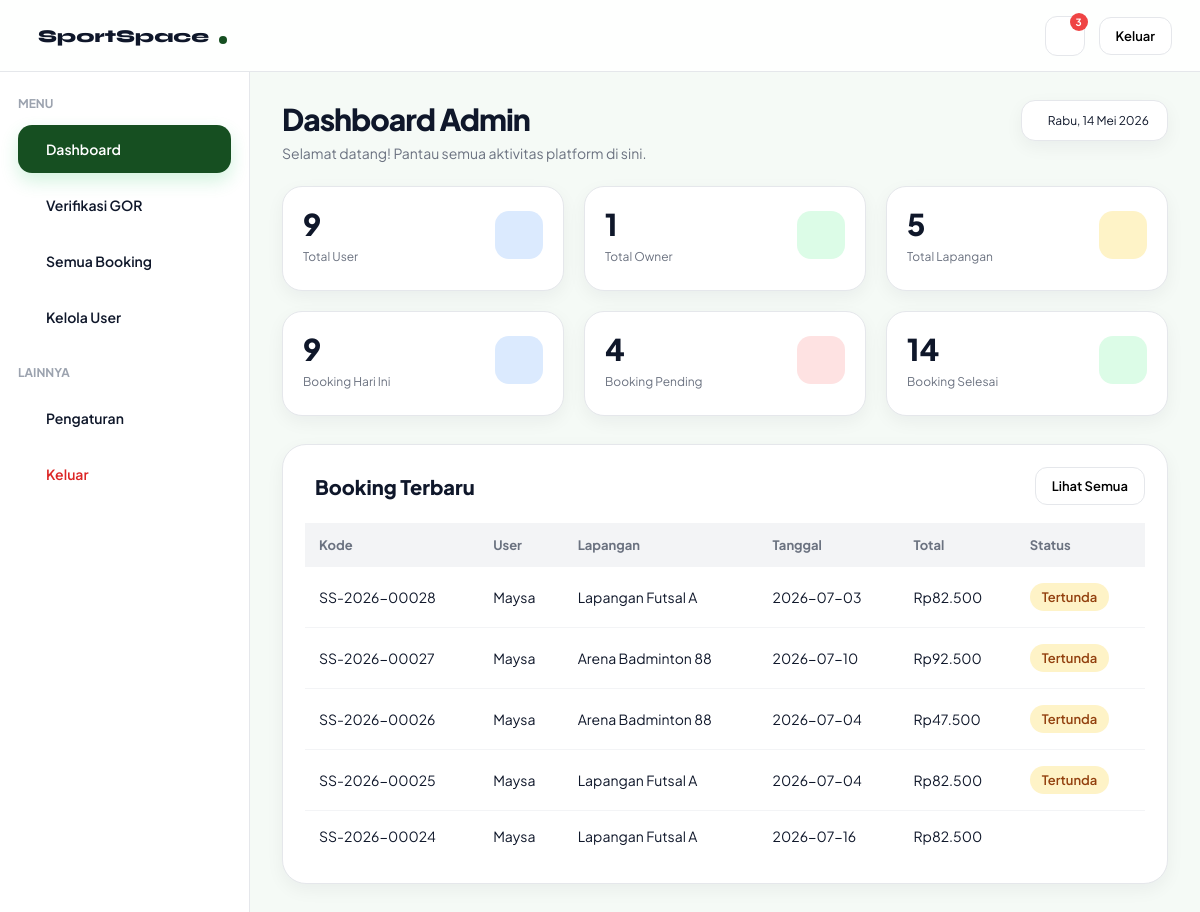
The app's page /dashboard-admin.php with its own data.
### tables this page shows
CREATE TABLE `booking` (
  `booking_id` int(11) NOT NULL,
  `user_id` int(11) NOT NULL,
  `field_id` int(11) NOT NULL,
  `tanggal` date NOT NULL,
  `jam_mulai` time NOT NULL,
  `jam_selesai` time NOT NULL,
  `status` enum('tertunda','menunggu konfirmasi','terkonfirmasi','dibatalkan','selesai') NOT NULL DEFAULT 'tertunda',
  `created_at` timestamp NOT NULL DEFAULT current_timestamp(),
  `booking_code` varchar(20) DEFAULT NULL,
  `metode_pembayaran` varchar(30) DEFAULT NULL,
  `bank` varchar(30) DEFAULT NULL,
  `total` decimal(12,2) NOT NULL
);

CREATE TABLE `users` (
  `user_id` int(11) NOT NULL,
  `nama` varchar(50) NOT NULL,
  `email` varchar(100) NOT NULL,
  `telepon` varchar(15) NOT NULL,
  `password` varchar(255) NOT NULL,
  `role` enum('user','admin','owner') NOT NULL DEFAULT 'user',
  `created_at` timestamp NOT NULL DEFAULT current_timestamp()
);

CREATE TABLE `fields` (
  `field_id` int(11) NOT NULL,
  `owner_id` int(11) DEFAULT NULL,
  `nama_lapangan` varchar(100) NOT NULL,
  `jenis` varchar(50) NOT NULL,
  `harga` decimal(10,2) NOT NULL,
  `status` enum('tersedia','penuh') NOT NULL DEFAULT 'tersedia',
  `lokasi` varchar(255) DEFAULT NULL,
  `gambar` varchar(255) DEFAULT NULL,
  `deskripsi` text DEFAULT NULL,
  `owner_name` varchar(100) DEFAULT NULL,
  `owner_phone` varchar(20) DEFAULT NULL,
  `owner_address` varchar(255) DEFAULT NULL,
  `jam_operasional` varchar(50) DEFAULT NULL,
  `kapasitas` int(11) DEFAULT NULL,
  `jenis_lantai` varchar(50) DEFAULT NULL,
  `fasilitas` text DEFAULT NULL,
  `maps_link` text DEFAULT NULL,
  `google_maps_url` text DEFAULT NULL,
  `verifikasi` enum('pending','diterima','ditolak') NOT NULL DEFAULT 'pending',
  `durasi_slot` int(11) NOT NULL DEFAULT 1,
  `hari_libur` text DEFAULT NULL,
  `aktif` enum('aktif','nonaktif') NOT NULL
);

CREATE TABLE `payment` (
  `payment_id` int(11) NOT NULL,
  `booking_id` int(11) NOT NULL,
  `metode` enum('transfer','ewallet','cash') NOT NULL,
  `total` decimal(10,2) NOT NULL,
  `status` enum('tertunda','diverifikasi','ditolak') NOT NULL DEFAULT 'tertunda',
  `tanggal_bayar` timestamp NOT NULL DEFAULT current_timestamp(),
  `bank` varchar(30) DEFAULT NULL
);

### get-admin-dashboard.php (called while the page is built, shortened)
<?php
include "config.php";
$result = mysqli_query($conn, "
SELECT COUNT(*) AS total
FROM users
");
$totalUser = mysqli_fetch_assoc($result)['total'];
$result = mysqli_query($conn, "
SELECT COUNT(*) AS total
FROM fields
");
$totalLapangan = mysqli_fetch_assoc($result)['total'];
$result = mysqli_query($conn, "
SELECT COUNT(*) AS total
FROM booking
WHERE status='tertunda'
");
$totalPending = mysqli_fetch_assoc($result)['total'];
$result = mysqli_query($conn,"
SELECT COUNT(*) AS total
FROM users
WHERE role='owner'
");
$totalOwner = mysqli_fetch_assoc($result)['total'];
$result = mysqli_query($conn,"
SELECT COUNT(*) AS total
FROM booking
WHERE tanggal = CURDATE()
");
$totalBookingHariIni = mysqli_fetch_assoc($result)['total'];
$result = mysqli_query($conn,"
SELECT COUNT(*) AS total
FROM booking
WHERE status='terkonfirmasi'
");
$totalBookingSelesai = mysqli_fetch_assoc($result)['total'];

### get-booking-terbaru.php (called while the page is built)
<?php
include "config.php";
$queryBookingTerbaru = mysqli_query(
    $conn,
    "
    SELECT
        booking.booking_code,
        users.nama,
        fields.nama_lapangan,
        booking.tanggal,
        payment.total,
        booking.status
    FROM booking
    JOIN users
    ON booking.user_id = users.user_id
    JOIN fields
    ON booking.field_id = fields.field_id
    LEFT JOIN payment
    ON booking.booking_id = payment.booking_id
    ORDER BY booking.booking_id DESC
    LIMIT 5
    "
);

### dashboard-admin.php (the view, shortened to what this page needs)
<?php
include "get-admin-dashboard.php";
include "get-booking-terbaru.php";
?>
<!DOCTYPE html>
<html lang="id">
<head>
  <link rel="stylesheet" href="admin.css">
  <link rel="stylesheet" href="https://cdn.jsdelivr.net/npm/@tabler/icons-webfont@3.31.0/dist/tabler-icons.min.css">
</head>
<body>
   <nav class="navbar">
    <a href="index.php"class="navbar-brand"> <i class="ti ti-bowling"></i>
      <span>SportSpace</span>
      <div class="dot"></div>
    </a>
    <div class="navbar-actions">
      <div class="notif-container">
        <div class="notif" onclick="toggleNotif()"> <i class="ti ti-bell"></i>
          <div class="notif-badge" id="notifBadge"> 3 </div>
        </div>
    </div>
    <a href="login.html">
      <button class="btn btn-outline btn-sm"> <i class="ti ti-logout"> </i> Keluar </button>
    </a>
  </div>
</nav>
 <div class="dashboard-layout">
   <aside class="sidebar">
    <div>
      <div class="sidebar-section"> MENU </div>
      <div class="sidebar-menu">
        <div class="sidebar-item active" onclick="showSection('dashboard', this)"> <i class="ti ti-home"></i>
          <span>Dashboard</span>
        </div>
        <div class="sidebar-item" onclick="showSection('venue', this)"> <i class="ti ti-building"></i>
          <span>Verifikasi GOR</span>
        </div>
        <div class="sidebar-item" onclick="showSection('booking', this)"> <i class="ti ti-calendar-event"></i>
          <span>Semua Booking</span>
        </div>
        <div class="sidebar-item" onclick="showSection('user', this)"> <i class="ti ti-users"></i>
          <span>Kelola User</span>
        </div>
      </div>
      <div class="sidebar-section extra"> LAINNYA </div>
      <div class="sidebar-menu">
        <div class="sidebar-item" onclick="showSection('setting', this)"> <i class="ti ti-settings"></i>
          <span>Pengaturan</span>
        </div>
        <a href="login.html" class="logout-link">
          <div class="sidebar-item logout">
            <span>Keluar</span>
          </div>
        </a>
      </div>
    </div>
  </aside>
   <main class="dashboard-content">
     <section id="section-dashboard">
      <div class="top-header">
        <div>
          <h1 class="page-title"> Dashboard Admin </h1>
          <p class="page-sub"> Selamat datang! Pantau semua aktivitas platform di sini. </p>
        </div>
        <div class="date-card"> <i class="ti ti-calendar"> </i> Rabu, 14 Mei 2026 </div>
      </div>
<div class="stats-grid">
    <div class="stat-card">
        <div class="stat-top">
            <div>
                <div class="stat-value"><?= $totalUser ?></div>
                <div class="stat-label">Total User</div>
            </div>
            <div class="stat-icon blue-bg">
            </div>
        </div>
    </div>
    <div class="stat-card">
        <div class="stat-top">
            <div>
                <div class="stat-value"><?= $totalOwner ?></div>
                <div class="stat-label">Total Owner</div>
            </div>
            <div class="stat-icon green-bg">
            </div>
        </div>
    </div>
    <div class="stat-card">
        <div class="stat-top">
            <div>
                <div class="stat-value"><?= $totalLapangan ?></div>
                <div class="stat-label">Total Lapangan</div>
            </div>
            <div class="stat-icon amber-bg">
            </div>
        </div>
    </div>
    <div class="stat-card">
        <div class="stat-top">
            <div>
                <div class="stat-value"><?= $totalBookingHariIni ?></div>
                <div class="stat-label">Booking Hari Ini</div>
            </div>
            <div class="stat-icon blue-bg">
            </div>
        </div>
    </div>
    <div class="stat-card">
        <div class="stat-top">
            <div>
                <div class="stat-value"><?= $totalPending ?></div>
                <div class="stat-label">Booking Pending</div>
            </div>
            <div class="stat-icon red-bg">
            </div>
        </div>
    </div>
    <div class="stat-card">
        <div class="stat-top">
            <div>
                <div class="stat-value"><?= $totalBookingSelesai ?></div>
                <div class="stat-label">Booking Selesai</div>
            </div>
            <div class="stat-icon green-bg">
            </div>
        </div>
    </div>
</div>
       <div class="card">
        <div class="card-header">
          <div class="card-title"> <i class="ti ti-file-invoice"> </i> Booking Terbaru </div>
          <button class="btn btn-outline btn-sm" onclick="openBookingSection()"> Lihat Semua </button>
        </div>
        <div class="table-wrapper">
          <table class="table">
            <thead>
              <tr>
                <th>Kode</th>
                <th>User</th>
                <th>Lapangan</th>
                <th>Tanggal</th>
                <th>Total</th>
                <th>Status</th>
              </tr>
            </thead>
            <tbody>
              <?php while($row = mysqli_fetch_assoc($queryBookingTerbaru)) : ?>
                <tr>
                  <td><?= $row['booking_code']; ?></td>
                  <td><?= $row['nama']; ?></td>
                  <td><?= $row['nama_lapangan']; ?></td>
                  <td><?= $row['tanggal']; ?></td>
                  <td>Rp<?= number_format($row['total'], 0, ",", ".") ?></td>
                  <td>
                    <?php
                    $status = strtolower($row['status']);
                    if($status == "terkonfirmasi"){
                      echo '<span class="status-badge success">Terkonfirmasi</span>';
                    }
                    elseif($status == "tertunda"){
                      echo '<span class="status-badge warning">Tertunda</span>';
                    }
                    elseif($status == "dibatalkan"){
                      echo '<span class="status-badge danger">Dibatalkan</span>';
                    }
                    else{
                      echo '<span class="status-badge">'.$row['status'].'</span>';
                    }
                    ?>
                  </td>
                </tr>
              <?php endwhile; ?>
            </tbody>
          </table>
        </div>
      </div>
    </section>
      </main>
    </div>
    </body>
    </html>

### records on screen
booking: booking_code "SS-2026-00028", user.nama "Maysa", field.nama_lapangan "Lapangan Futsal A", tanggal "2026-07-03", payment.total "82.500", status "Tertunda"
booking: booking_code "SS-2026-00027", user.nama "Maysa", field.nama_lapangan "Arena Badminton 88", tanggal "2026-07-10", payment.total "92.500", status "Tertunda"
booking: booking_code "SS-2026-00026", user.nama "Maysa", field.nama_lapangan "Arena Badminton 88", tanggal "2026-07-04", payment.total "47.500", status "Tertunda"
booking: booking_code "SS-2026-00025", user.nama "Maysa", field.nama_lapangan "Lapangan Futsal A", tanggal "2026-07-04", payment.total "82.500", status "Tertunda"
booking: booking_code "SS-2026-00024", user.nama "Maysa", field.nama_lapangan "Lapangan Futsal A", tanggal "2026-07-16", payment.total "82.500"

### other values on screen
$totalUser "9"
$totalOwner "1"
$totalLapangan "5"
$totalBookingHariIni "9"
$totalPending "4"
$totalBookingSelesai "14"
